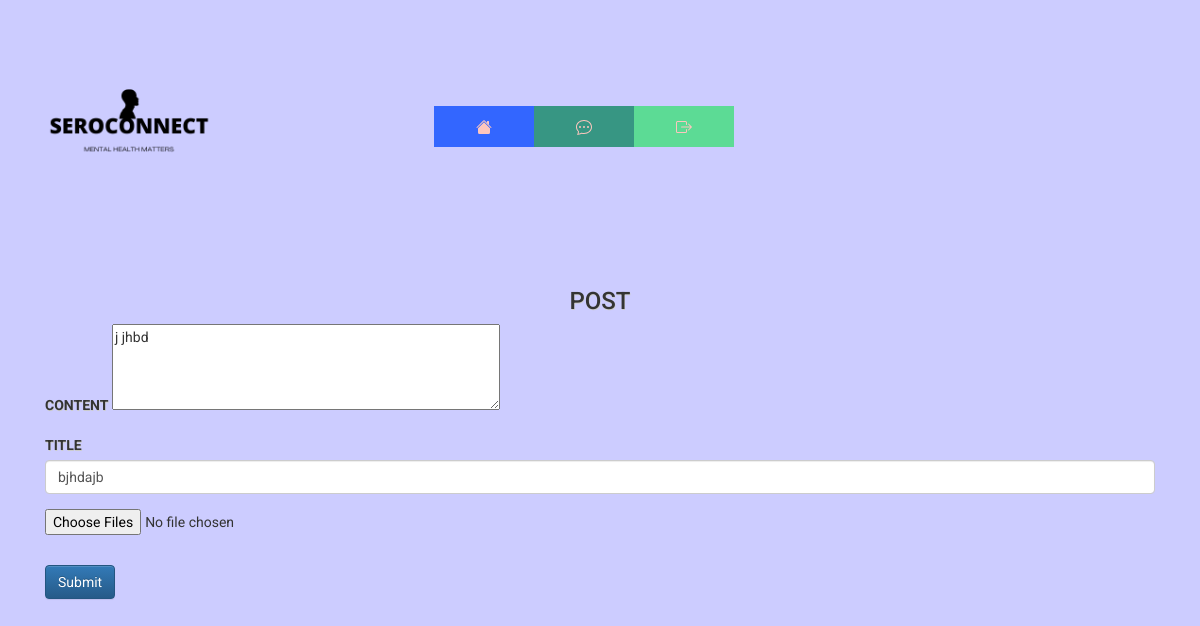
The page /post/edit/1 (signed in) on the database as committed earlier.
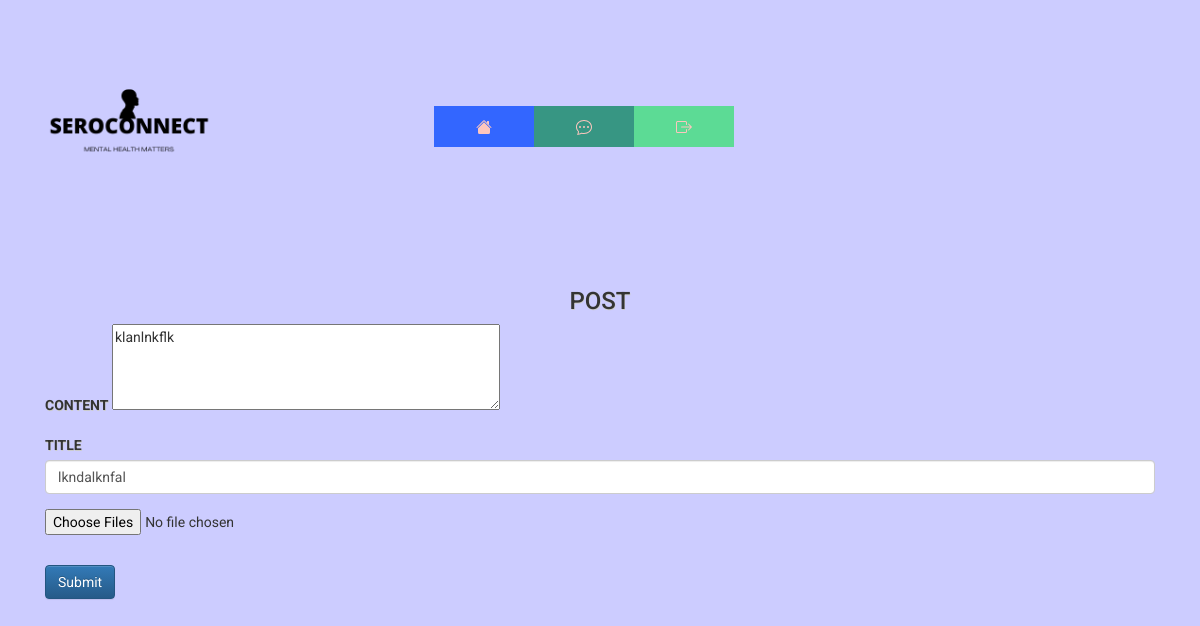
The same page on the database as committed later.
### website/database/models.py (models this page shows)
class Post(db.Model):
    id=db.Column(db.Integer,primary_key=True)
    title = db.Column(db.String(100), nullable=False)
    content = db.Column(db.Text)
    user_id = db.Column(db.Integer, db.ForeignKey("user.id"))
    date=db.Column(db.DateTime(timezone=True), default=func.now())
    anonymous=db.Column(db.Boolean,nullable=False,default=False)
    owner=db.relationship('User',back_populates='Post')
    comments=db.relationship('Comment',back_populates='post',cascade='delete')
    image=db.relationship('Image',back_populates='post',cascade='delete')

### website/post/post.py (the view, shortened to what this page needs)
@post.route('/post/edit/<postid>',methods=['GET', 'POST'])
@login_required
@check_confirmed
def editpost(postid):
    post = Post.query.filter_by(id=postid).first()
    if request.method == 'GET':
        return render_template('forum/editpost.html',post=post,user=current_user)

### website/__init__.py (called while the page is built)
@login_manager.user_loader
def load_user(id):
    return User.query.get(int(id))

### website/templates/forum/editpost.html
{% extends "base.html" %} {% block title %}SeroConnect{% endblock %}{% block content%}
<form action="{{ url_for('post.editpost',postid=post.id) }}" method="POST">
    <h3 align="center">Post</h3>
    <div class="form-group">
      <label for="content">content</label>
      <textarea id="content" name="content" rows="4" cols="50">{{post.content}}</textarea>
    </div>
    <div class="form-group">
      <label for="Title">Title</label>
      <input type="text" class="form-control" id="Title" name="Title" value="{{post.title}}" placeholder="Enter Title"
      />
    </div>
    <p><input type="file" name="file" multiple accept=".jpg, .png, .gif,.jpeg"></p>
    <br />
    <button type="submit" class="btn btn-primary">Submit</button>
</form>
{%endblock%}

Rows that differ between the two databases and show on the page:
changed Post: content "j jhbd" → "klanlnkflk"; Title "bjhdajb" → "lkndalknfal"
